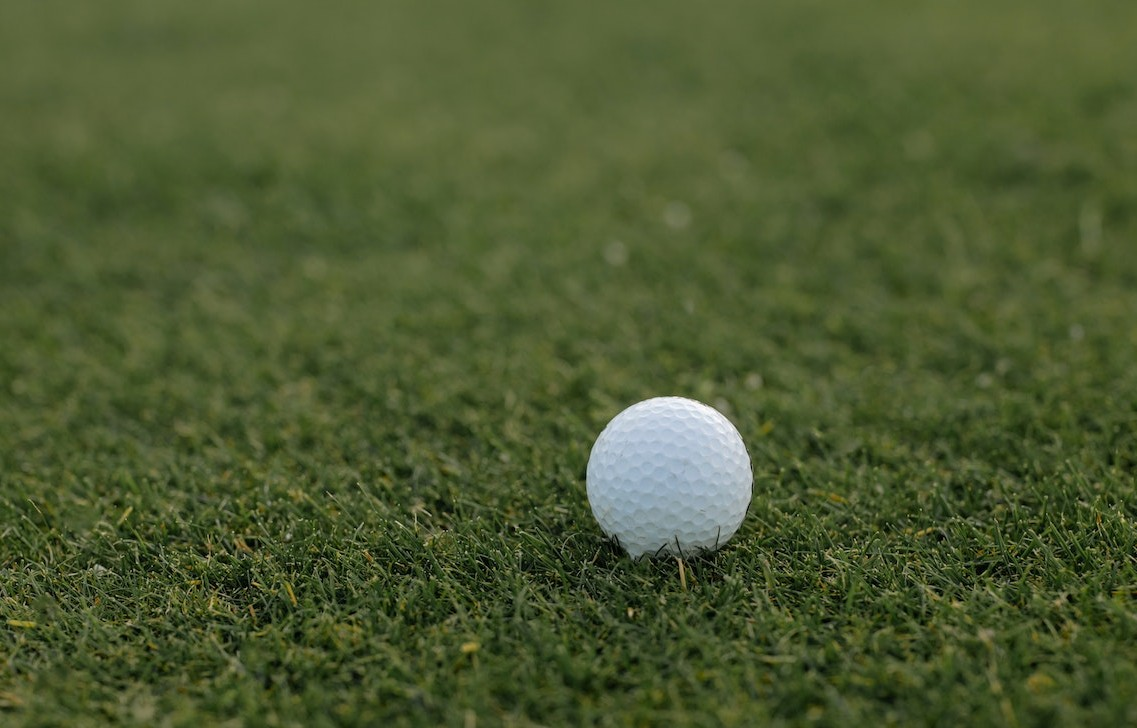
#> input picture examples/1.jpg, 1137 x 728 px
$ python color_detection_image.py
#> lines starting #> are read from the running program, lines starting #| are printed output that depends on the picture; after the words box and inside, x2 and y2 are one past the last pixel; in counts of white or black regions, pixels touching at a corner belong together
import numpy as np
import cv2


# read the image
image = cv2.imread("examples/1.jpg")
#> image is the input picture: shape (728, 1137, 3); mean B, G, R 48.6, 89.1, 76
# convert from BGR to HSV color space
hsv_image = cv2.cvtColor(image, cv2.COLOR_BGR2HSV)
#> hsv_image: shape (728, 1137, 3); mean H, S, V 41.2, 124.9, 89.3

# lower and upper limits for the white color
lower_limit = np.array([75, 0, 99])
upper_limit = np.array([179, 62, 255])

# create a mask for the specified color range
mask = cv2.inRange(hsv_image, lower_limit, upper_limit)
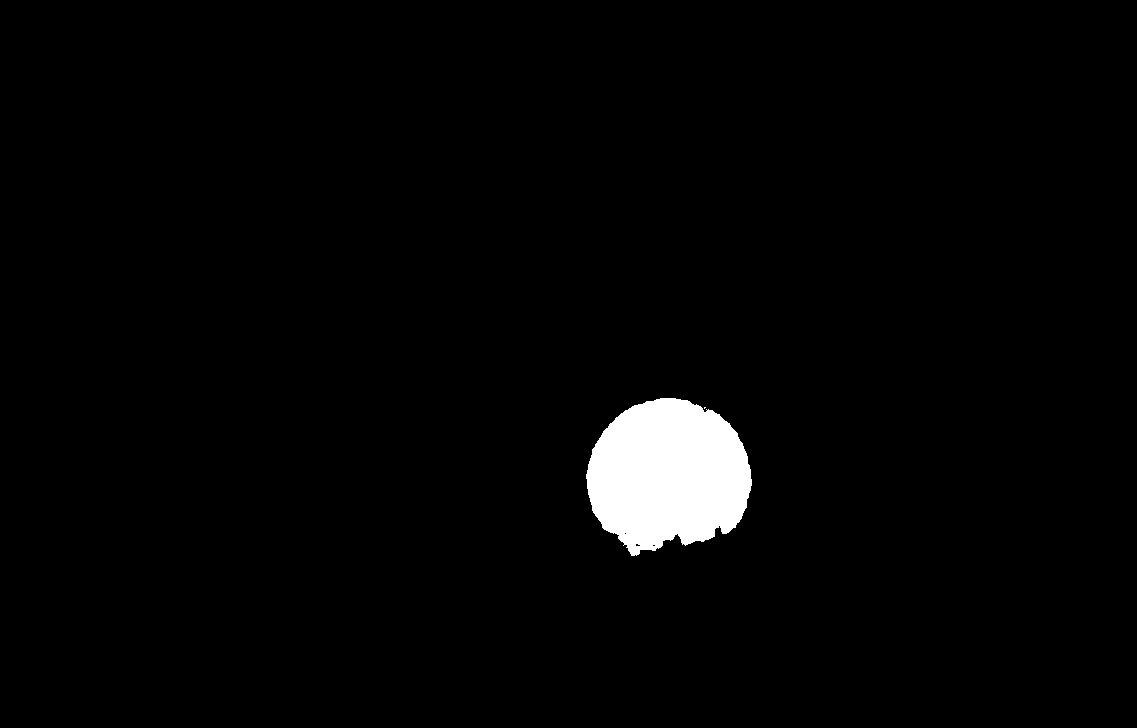
#> mask: shape (728, 1137); 2.4% white; 2 white regions (1 under 20 px), largest, box (x1, y1, x2, y2) and area: (586, 398, 752, 556) 19575
# get the bounding box from the mask image
bbox = cv2.boundingRect(mask)
#> bbox = (586, 398, 166, 158)

# if we get a bounding box, use it to draw a rectangle on the image
if bbox is not None:
    print("Object detected")
    x, y, w, h = bbox
#> x = 586; y = 398; w = 166; h = 158
    cv2.rectangle(image, (x, y), (x + w, y + h), (0, 255, 0), 2)
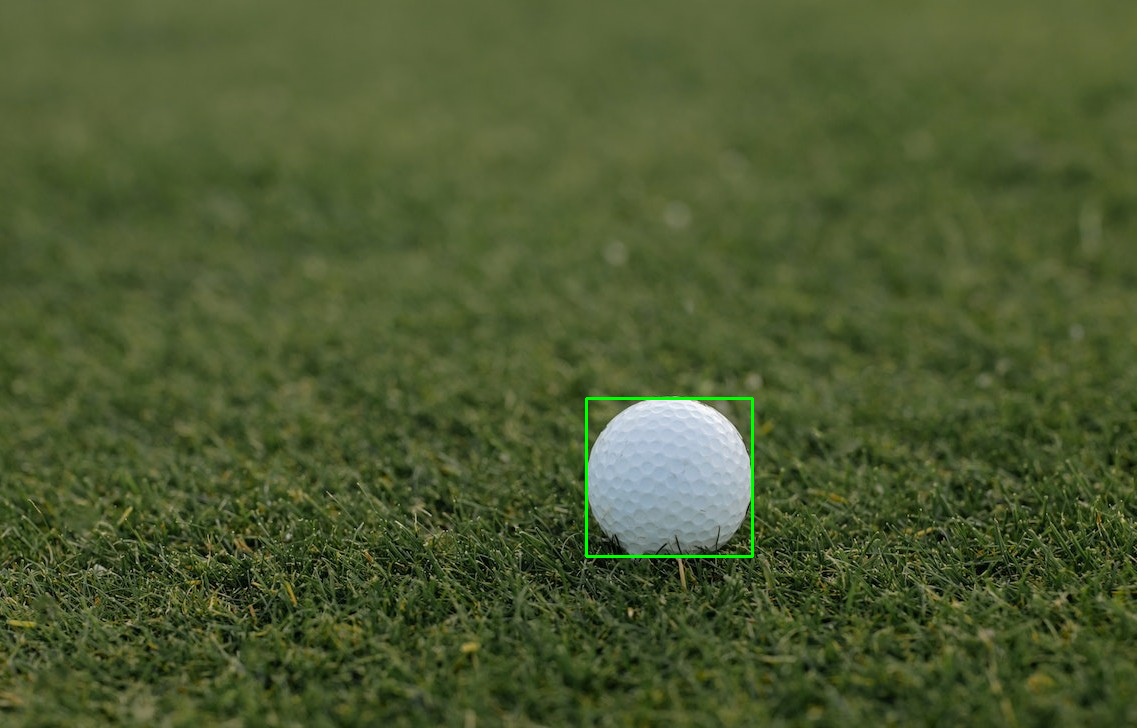
#> image: shape (728, 1137, 3); 0.23% of pixels changed, all inside (x1, y1, x2, y2) = (585, 397, 754, 558)
else:
    print("Object not detected")

cv2.imshow('image', image)
cv2.waitKey(0)

$ run again, with examples/3.jpg copied over examples/1.jpg
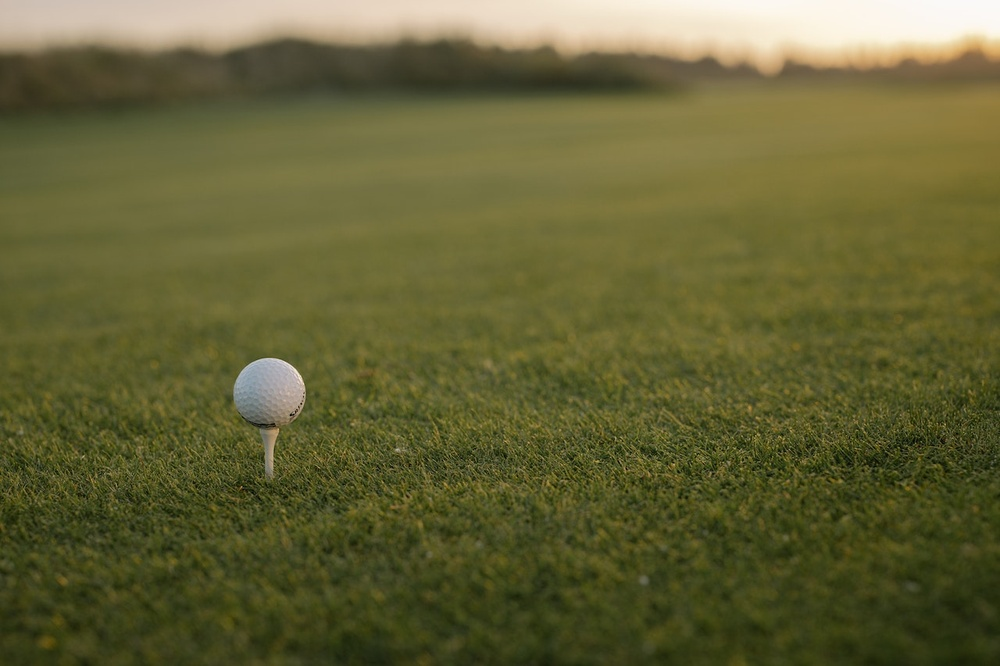
#> input picture examples/3.jpg, 1000 x 666 px, shrunk from 1280 x 853 before the run
#> image is the input picture: shape (666, 1000, 3); mean B, G, R 54, 97.9, 99.7
#> hsv_image: shape (666, 1000, 3); mean H, S, V 29.4, 131.7, 101.6
#> `mask = cv2.inRange(hsv_image, lower_limit, upper_limit)`:
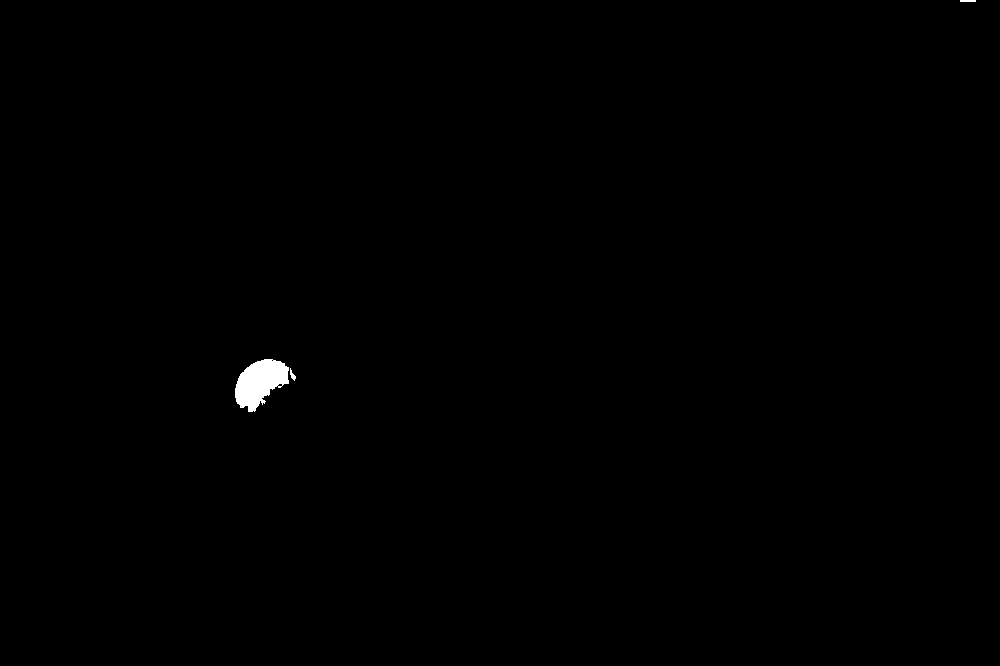
#> mask: shape (666, 1000); 0.28% white; 3 white regions, box (x1, y1, x2, y2) and area: (235, 359, 289, 412) 1803, (290, 368, 296, 381) 36, (960, 0, 976, 2) 32
#> bbox = (235, 0, 741, 412)
#> x = 235; y = 0; w = 741; h = 412
#> `cv2.rectangle(image, (x, y), (x + w, y + h), (0, 255, 0), 2)`:
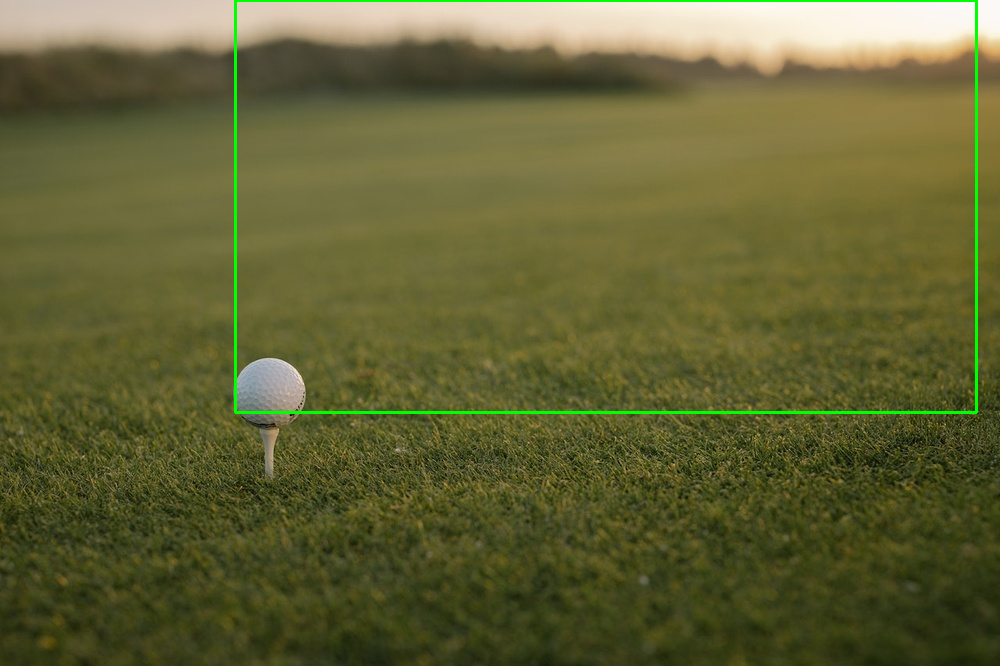
#> image: shape (666, 1000, 3); 0.93% of pixels changed, all inside (x1, y1, x2, y2) = (234, 0, 978, 414)

$ run again, with examples/4.jpg copied over examples/1.jpg
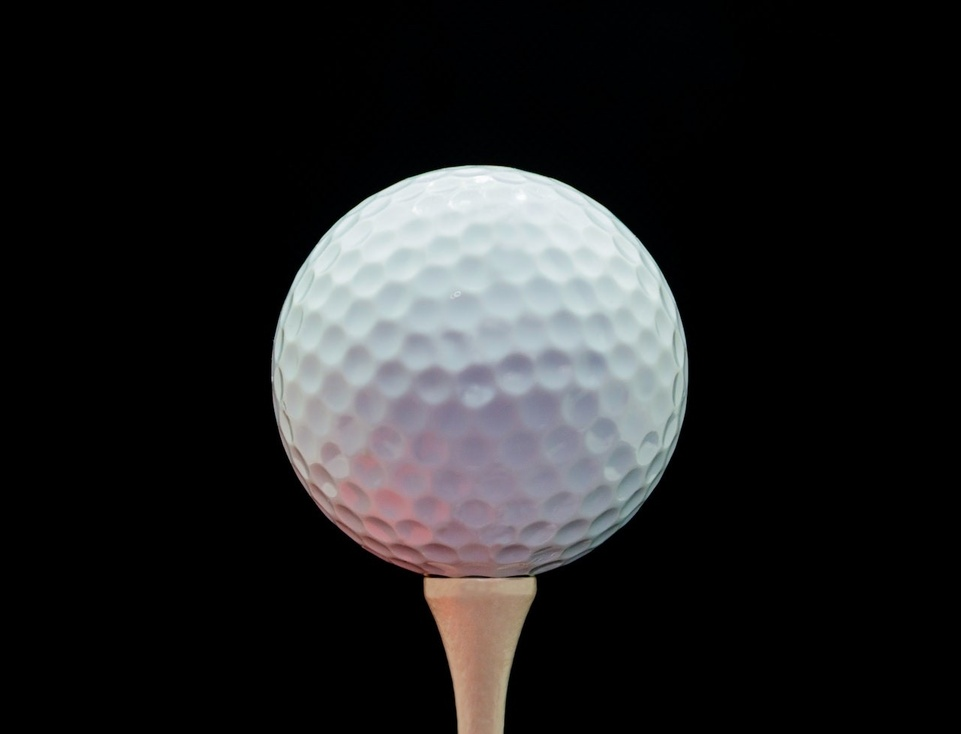
#> input picture examples/4.jpg, 961 x 734 px, shrunk from 1280 x 977 before the run
#> image is the input picture: shape (734, 961, 3); mean B, G, R 36.6, 35.8, 35.8
#> hsv_image: shape (734, 961, 3); mean H, S, V 30, 26.8, 38.4
#> `mask = cv2.inRange(hsv_image, lower_limit, upper_limit)`:
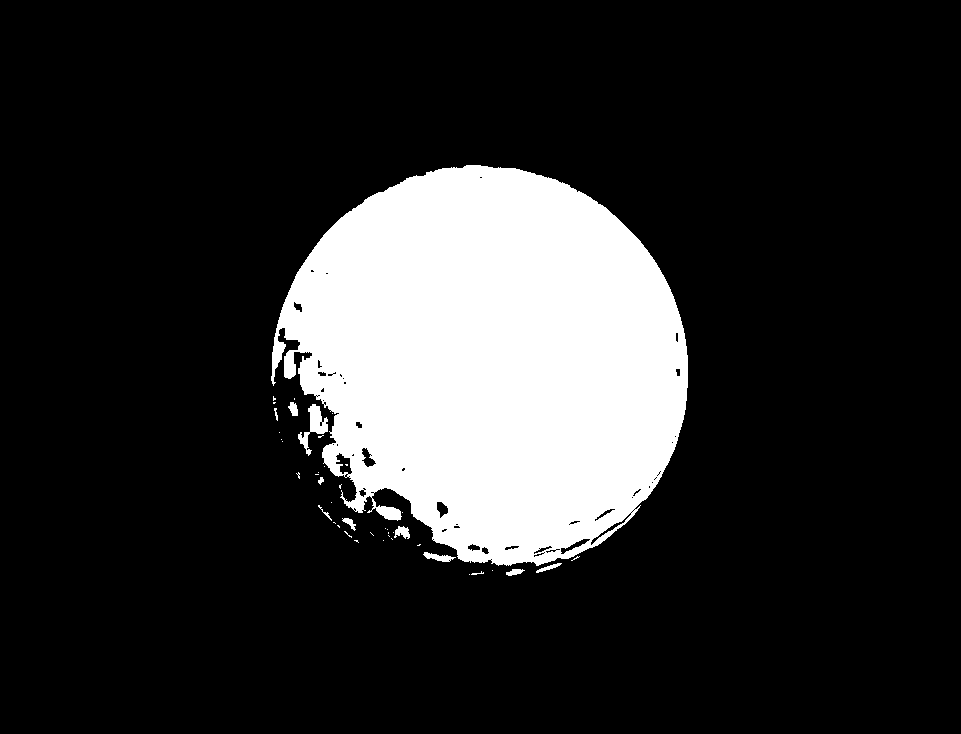
#> mask: shape (734, 961); 17.4% white; 44 white regions (32 under 20 px), largest, box (x1, y1, x2, y2) and area: (271, 165, 688, 566) 121509, (298, 404, 328, 456) 540, (423, 552, 456, 562) 163
#> bbox = (271, 165, 417, 411)
#> x = 271; y = 165; w = 417; h = 411
#> `cv2.rectangle(image, (x, y), (x + w, y + h), (0, 255, 0), 2)`:
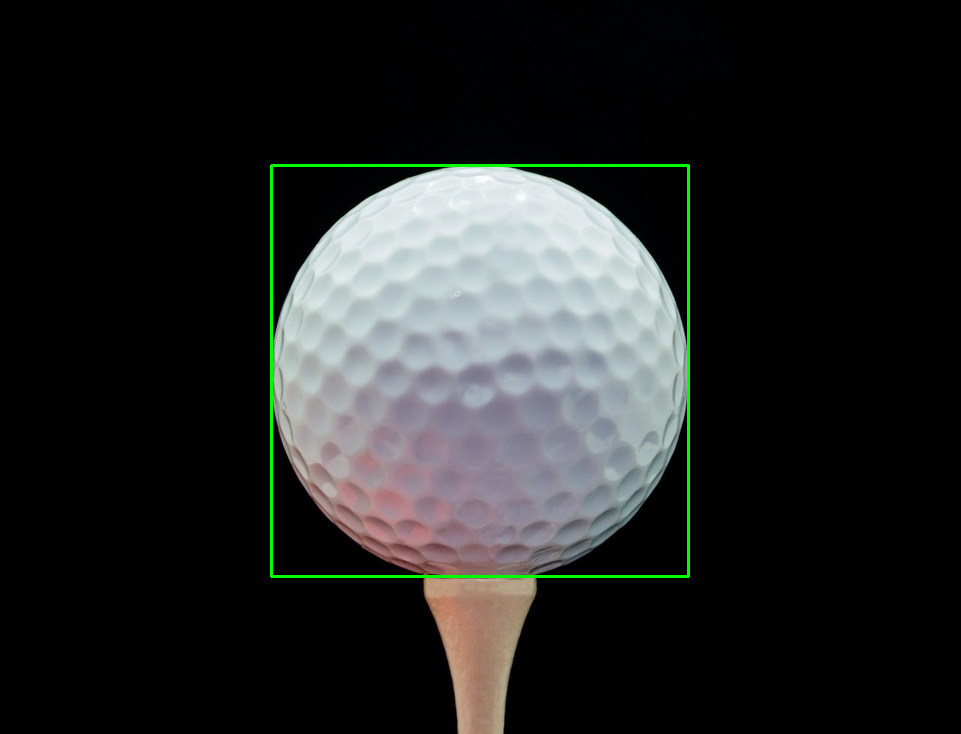
#> image: shape (734, 961, 3); 0.7% of pixels changed, all inside (x1, y1, x2, y2) = (270, 164, 690, 578)
